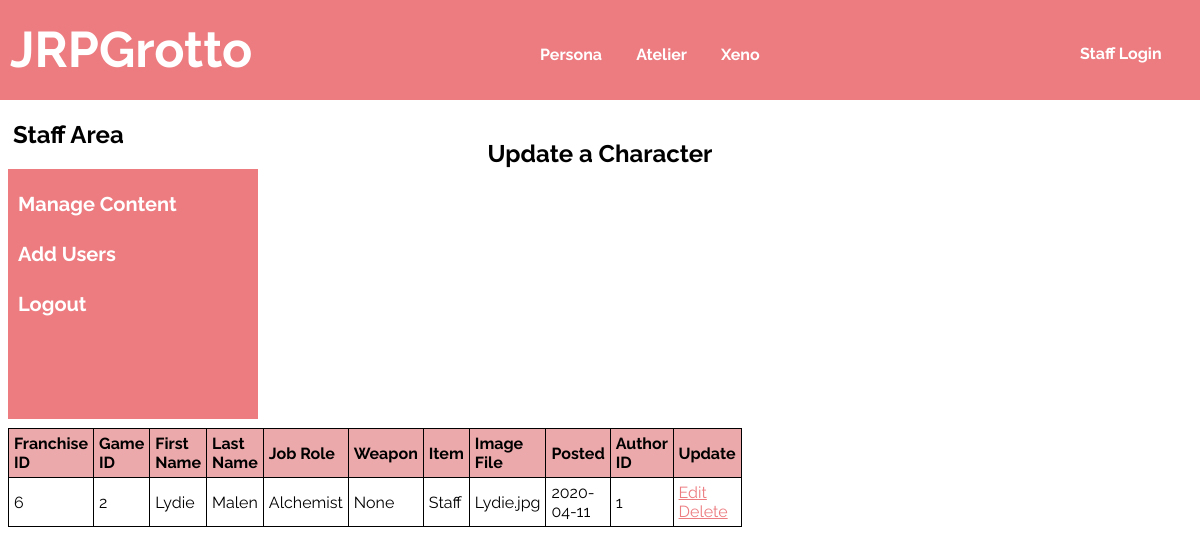
Screenshot of /content/update/character/character_update.php (signed in) with the database file from the repository.
### tables this page shows
CREATE TABLE `character_profiles` (
  `id` int(11) NOT NULL,
  `jrpg_id` int(11) DEFAULT NULL,
  `game_id` int(11) DEFAULT NULL,
  `first_name` varchar(255) DEFAULT NULL,
  `last_name` varchar(255) DEFAULT NULL,
  `job_role` varchar(255) DEFAULT NULL,
  `weapon` varchar(255) DEFAULT NULL,
  `item` varchar(255) DEFAULT NULL,
  `image_file` varchar(255) DEFAULT NULL,
  `posted` date DEFAULT NULL,
  `author` int(11) DEFAULT NULL
);

### content/update/character/character_update.php (the view, shortened to what this page needs)
<!DOCTYPE html>
<html lang="en">
	<head>
		<link rel="stylesheet" type="text/css" href="../../../utilities/styles.css" />
		<?php
			require "../../../utilities/config.php";
		?>
	</head>
	<body>
		<div class="header">
			<div class="jrpgrotto">
				<a href="../../../index.php">JRPGrotto</a>
			</div>
			<div class="nav">
				<a href="#">Persona</a>
				<a href="#">Atelier</a>
				<a href="#">Xeno</a>
			</div>
			<div class="staffnav">
				<a href="../../../login.php">Staff Login</a>
			</div>
		</div>
		<div class="staffareatitle">
			<h2>Staff Area</h2>
		</div>
		<div class="staffareanav">
			<a href="../../content.php">Manage Content</a><br>
			<a href="../../../users/users.php">Add Users</a><br>
			<a href="../../../logout.php">Logout</a><br>
		</div>
		<div class="managecontenttitle">
			<center>
				<h2>Update a Character</h2>
			</center>
		</div>
			<h3>Characters</h3>
				<table>
					<tr>
						<th>Franchise ID</th>
						<th>Game ID</th>
						<th>First Name</th>
						<th>Last Name</th>
						<th>Job Role</th>
						<th>Weapon</th>
						<th>Item</th>
						<th>Image File</th>
						<th>Posted</th>
						<th>Author ID</th>
						<th>Update</th>
					</tr>
					<?php
						$stmt = $db_conn->query('SELECT ID, jrpg_id, game_id, first_name, last_name, job_role, weapon, item, image_file, posted, author FROM character_profiles');
						while($row = $stmt->fetch()) {
							echo
								'<tr>
									<td>'.$row['jrpg_id'].'</td>
									<td>'.$row['game_id'].'</td>
									<td>'.$row['first_name'].'</td>
									<td>'.$row['last_name'].'</td>
									<td>'.$row['job_role'].'</td>
									<td>'.$row['weapon'].'</td>
									<td>'.$row['item'].'</td>
									<td>'.$row['image_file'].'</td>
									<td>'.$row['posted'].'</td>
									<td>'.$row['author'].'</td>
									<td><a href="update_entry_character.php?ID='.$row['ID'].'">Edit</a><br>
									<a href="delete_entry_character.php?ID='.$row['ID'].'">Delete</a><br>
								</tr>';
						}
					?>
				</table>
	</body>
</html>

### utilities/styles.css (style rules this page uses)
body { background-color: #fff; color: #000; font-family: raleway, helvetica, sans-serif; }
a { color: #ec7c80; }
th { background-color: #eca9ab; }
table, th, td { border-collapse: collapse; border: 1px solid black; text-align: left; padding: 5px; width: 25%; }
.header { background-color: #ec7c80; color: #fff; width: 100%; position: absolute; top: 0px; left: 0px; height: 100px; }
.jrpgrotto a { color: #fff; text-decoration: none; font-weight: bold; font-size: 50px; position: absolute; top: 20px; left: 10px; }
.nav { word-spacing: 30px; }
.nav a { color: #fff; text-decoration: none; font-weight: bold; position: relative; left: 45%; top: 45px; }
.staffnav a { color: #fff; text-decoration: none; font-weight: bold; position: relative; left: 90%; top: 25px; }
.staffareatitle h2 { position: relative; top: 100px; left: 5px; }
.staffareanav { background-color: #ec7c80; position: relative; top: 100px; width: 250px; height: 250px; }
.staffareanav a { color: #fff; text-decoration: none; font-weight: bold; position: relative; left: 10px; top: 10px; font-size: 20px; line-height: 50px; }
.managecontenttitle { position: relative; bottom: 200px; }

### rows the page displays
character_profiles: jrpg "6", game "2", first_name "Lydie", last_name "Malen", job_role "Alchemist", weapon "None", item "Staff", image_file "Lydie.jpg", posted "2020-04-11", author "1"
